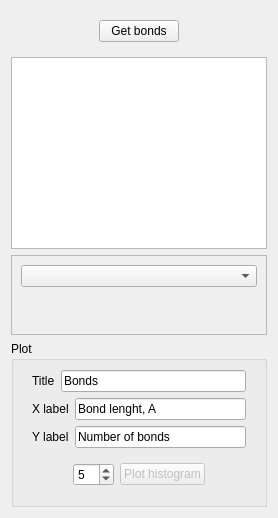
          <widget class="QWidget" name="tab_16">
           <attribute name="title">
            <string>Bonds</string>
           </attribute>
           <layout class="QVBoxLayout" name="verticalLayout_25">
            <item>
             <widget class="QFrame" name="frame_60">
              <property name="frameShape">
               <enum>QFrame::NoFrame</enum>
              </property>
              <property name="frameShadow">
               <enum>QFrame::Raised</enum>
              </property>
              <layout class="QHBoxLayout" name="horizontalLayout_51">
               <property name="leftMargin">
                <number>0</number>
               </property>
               <property name="rightMargin">
                <number>0</number>
               </property>
               <item>
                <spacer name="horizontalSpacer_22">
                 <property name="orientation">
                  <enum>Qt::Horizontal</enum>
                 </property>
                 <property name="sizeHint" stdset="0">
                  <size>
                   <width>40</width>
                   <height>20</height>
                  </size>
                 </property>
                </spacer>
               </item>
               <item>
                <widget class="QPushButton" name="FormActionsPostButGetBonds">
                 <property name="text">
                  <string>Get bonds</string>
                 </property>
                </widget>
               </item>
               <item>
                <spacer name="horizontalSpacer_23">
                 <property name="orientation">
                  <enum>Qt::Horizontal</enum>
                 </property>
                 <property name="sizeHint" stdset="0">
                  <size>
                   <width>40</width>
                   <height>20</height>
                  </size>
                 </property>
                </spacer>
               </item>
              </layout>
             </widget>
            </item>
            <item>
             <widget class="QTableWidget" name="FormActionsPosTableBonds"/>
            </item>
            <item>
             <widget class="QFrame" name="frame_8">
              <property name="minimumSize">
               <size>
                <width>0</width>
                <height>80</height>
               </size>
              </property>
              <property name="frameShape">
               <enum>QFrame::StyledPanel</enum>
              </property>
              <property name="frameShadow">
               <enum>QFrame::Raised</enum>
              </property>
              <layout class="QVBoxLayout" name="verticalLayout_30">
               <item>
                <widget class="QComboBox" name="FormActionsPostComboBonds">
                 <property name="sizePolicy">
                  <sizepolicy hsizetype="Expanding" vsizetype="Fixed">
                   <horstretch>0</horstretch>
                   <verstretch>0</verstretch>
                  </sizepolicy>
                 </property>
                </widget>
               </item>
               <item>
                <widget class="QLabel" name="FormActionsPostLabelMeanBond">
                 <property name="text">
                  <string/>
                 </property>
                </widget>
               </item>
              </layout>
             </widget>
            </item>
            <item>
             <widget class="QGroupBox" name="groupBox_52">
              <property name="minimumSize">
               <size>
                <width>0</width>
                <height>0</height>
               </size>
              </property>
              <property name="title">
               <string>Plot</string>
              </property>
              <layout class="QVBoxLayout" name="verticalLayout_101">
               <item>
                <widget class="QFrame" name="frame_153">
                 <property name="frameShape">
                  <enum>QFrame::NoFrame</enum>
                 </property>
                 <property name="frameShadow">
                  <enum>QFrame::Raised</enum>
                 </property>
                 <layout class="QHBoxLayout" name="horizontalLayout_168">
                  <property name="topMargin">
                   <number>0</number>
                  </property>
                  <property name="bottomMargin">
                   <number>0</number>
                  </property>
                  <item>
                   <widget class="QLabel" name="label_125">
                    <property name="text">
                     <string>Title</string>
                    </property>
                   </widget>
                  </item>
                  <item>
                   <widget class="QLineEdit" name="bonds_title">
                    <property name="text">
                     <string>Bonds</string>
                    </property>
                   </widget>
                  </item>
                 </layout>
                </widget>
               </item>
               <item>
                <widget class="QFrame" name="frame_154">
                 <property name="frameShape">
                  <enum>QFrame::NoFrame</enum>
                 </property>
                 <property name="frameShadow">
                  <enum>QFrame::Raised</enum>
                 </property>
                 <layout class="QHBoxLayout" name="horizontalLayout_169">
                  <property name="topMargin">
                   <number>0</number>
                  </property>
                  <property name="bottomMargin">
                   <number>0</number>
                  </property>
                  <item>
                   <widget class="QLabel" name="label_126">
                    <property name="text">
                     <string>X label</string>
                    </property>
                   </widget>
                  </item>
                  <item>
                   <widget class="QLineEdit" name="bonds_x_label">
                    <property name="text">
                     <string>Bond lenght, A</string>
                    </property>
                   </widget>
                  </item>
                 </layout>
                </widget>
               </item>
               <item>
                <widget class="QFrame" name="frame_155">
                 <property name="frameShape">
                  <enum>QFrame::NoFrame</enum>
                 </property>
                 <property name="frameShadow">
                  <enum>QFrame::Raised</enum>
                 </property>
                 <layout class="QHBoxLayout" name="horizontalLayout_170">
                  <property name="topMargin">
                   <number>0</number>
                  </property>
                  <property name="bottomMargin">
                   <number>0</number>
                  </property>
                  <item>
                   <widget class="QLabel" name="label_127">
                    <property name="text">
                     <string>Y label</string>
                    </property>
                   </widget>
                  </item>
                  <item>
                   <widget class="QLineEdit" name="bonds_y_label">
                    <property name="text">
                     <string>Number of bonds</string>
                    </property>
                   </widget>
                  </item>
                 </layout>
                </widget>
               </item>
               <item>
                <widget class="QFrame" name="frame_7">
                 <property name="minimumSize">
                  <size>
                   <width>0</width>
                   <height>40</height>
                  </size>
                 </property>
                 <property name="frameShape">
                  <enum>QFrame::NoFrame</enum>
                 </property>
                 <property name="frameShadow">
                  <enum>QFrame::Raised</enum>
                 </property>
                 <property name="lineWidth">
                  <number>0</number>
                 </property>
                 <layout class="QHBoxLayout" name="horizontalLayout_32">
                  <item>
                   <spacer name="horizontalSpacer_27">
                    <property name="orientation">
                     <enum>Qt::Horizontal</enum>
                    </property>
                    <property name="sizeHint" stdset="0">
                     <size>
                      <width>40</width>
                      <height>20</height>
                     </size>
                    </property>
                   </spacer>
                  </item>
                  <item>
                   <widget class="QSpinBox" name="FormActionsPostPlotBondsHistogramN">
                    <property name="minimum">
                     <number>1</number>
                    </property>
                    <property name="value">
                     <number>5</number>
                    </property>
                   </widget>
                  </item>
                  <item>
                   <widget class="QPushButton" name="FormActionsPostButPlotBondsHistogram">
                    <property name="enabled">
                     <bool>false</bool>
                    </property>
                    <property name="text">
                     <string>Plot histogram</string>
                    </property>
                   </widget>
                  </item>
                  <item>
                   <spacer name="horizontalSpacer_26">
                    <property name="orientation">
                     <enum>Qt::Horizontal</enum>
                    </property>
                    <property name="sizeHint" stdset="0">
                     <size>
                      <width>40</width>
                      <height>20</height>
                     </size>
                    </property>
                   </spacer>
                  </item>
                 </layout>
                </widget>
               </item>
              </layout>
             </widget>
            </item>
           </layout>
          </widget>
